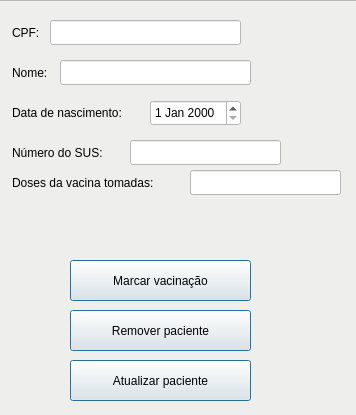
<?xml version="1.0" encoding="UTF-8"?>
<ui version="4.0">
 <class>MainWindow</class>
 <widget class="QMainWindow" name="MainWindow">
  <property name="geometry">
   <rect>
    <x>0</x>
    <y>0</y>
    <width>356</width>
    <height>415</height>
   </rect>
  </property>
  <property name="windowTitle">
   <string>Detalhes do paciente</string>
  </property>
  <widget class="QWidget" name="centralwidget">
   <widget class="QFrame" name="frame">
    <property name="geometry">
     <rect>
      <x>-20</x>
      <y>0</y>
      <width>601</width>
      <height>601</height>
     </rect>
    </property>
    <property name="styleSheet">
     <string notr="true">background-color: rgb(238, 238, 236);</string>
    </property>
    <property name="frameShape">
     <enum>QFrame::StyledPanel</enum>
    </property>
    <property name="frameShadow">
     <enum>QFrame::Raised</enum>
    </property>
    <widget class="QLineEdit" name="cpfTag">
     <property name="geometry">
      <rect>
       <x>30</x>
       <y>20</y>
       <width>41</width>
       <height>25</height>
      </rect>
     </property>
     <property name="text">
      <string>CPF:</string>
     </property>
     <property name="frame">
      <bool>false</bool>
     </property>
     <property name="readOnly">
      <bool>true</bool>
     </property>
    </widget>
    <widget class="QLineEdit" name="nameTag">
     <property name="geometry">
      <rect>
       <x>30</x>
       <y>60</y>
       <width>51</width>
       <height>25</height>
      </rect>
     </property>
     <property name="text">
      <string>Nome:</string>
     </property>
     <property name="frame">
      <bool>false</bool>
     </property>
     <property name="readOnly">
      <bool>true</bool>
     </property>
    </widget>
    <widget class="QLineEdit" name="cpfLineEdit">
     <property name="geometry">
      <rect>
       <x>70</x>
       <y>20</y>
       <width>191</width>
       <height>25</height>
      </rect>
     </property>
     <property name="styleSheet">
      <string notr="true">background-color: rgb(255, 255, 255);</string>
     </property>
    </widget>
    <widget class="QLineEdit" name="nameLineEdit">
     <property name="geometry">
      <rect>
       <x>80</x>
       <y>60</y>
       <width>191</width>
       <height>25</height>
      </rect>
     </property>
     <property name="styleSheet">
      <string notr="true">background-color: rgb(255, 255, 255);</string>
     </property>
    </widget>
    <widget class="QLineEdit" name="bornTag">
     <property name="geometry">
      <rect>
       <x>30</x>
       <y>100</y>
       <width>141</width>
       <height>25</height>
      </rect>
     </property>
     <property name="text">
      <string>Data de nascimento:</string>
     </property>
     <property name="frame">
      <bool>false</bool>
     </property>
     <property name="readOnly">
      <bool>true</bool>
     </property>
    </widget>
    <widget class="QPushButton" name="scheduleVaccinationButton">
     <property name="geometry">
      <rect>
       <x>90</x>
       <y>260</y>
       <width>181</width>
       <height>41</height>
      </rect>
     </property>
     <property name="text">
      <string>Marcar vacinação</string>
     </property>
     <property name="default">
      <bool>true</bool>
     </property>
    </widget>
    <widget class="QLineEdit" name="susNumberTag">
     <property name="geometry">
      <rect>
       <x>30</x>
       <y>140</y>
       <width>121</width>
       <height>25</height>
      </rect>
     </property>
     <property name="text">
      <string>Número do SUS:</string>
     </property>
     <property name="frame">
      <bool>false</bool>
     </property>
     <property name="readOnly">
      <bool>true</bool>
     </property>
    </widget>
    <widget class="QLineEdit" name="numberSUS_lineEdit">
     <property name="geometry">
      <rect>
       <x>150</x>
       <y>140</y>
       <width>151</width>
       <height>25</height>
      </rect>
     </property>
     <property name="styleSheet">
      <string notr="true">background-color: rgb(255, 255, 255);</string>
     </property>
    </widget>
    <widget class="QDateEdit" name="dateEdit">
     <property name="geometry">
      <rect>
       <x>170</x>
       <y>100</y>
       <width>91</width>
       <height>26</height>
      </rect>
     </property>
     <property name="styleSheet">
      <string notr="true">background-color: rgb(255, 255, 255);</string>
     </property>
    </widget>
    <widget class="QLineEdit" name="dosesTakenTag">
     <property name="geometry">
      <rect>
       <x>30</x>
       <y>170</y>
       <width>181</width>
       <height>25</height>
      </rect>
     </property>
     <property name="text">
      <string>Doses da vacina tomadas:</string>
     </property>
     <property name="frame">
      <bool>false</bool>
     </property>
     <property name="readOnly">
      <bool>true</bool>
     </property>
    </widget>
    <widget class="QLineEdit" name="dosesTakenLineEdit">
     <property name="geometry">
      <rect>
       <x>210</x>
       <y>170</y>
       <width>151</width>
       <height>25</height>
      </rect>
     </property>
     <property name="styleSheet">
      <string notr="true">background-color: rgb(255, 255, 255);</string>
     </property>
    </widget>
    <widget class="QPushButton" name="removePatientButton">
     <property name="geometry">
      <rect>
       <x>90</x>
       <y>310</y>
       <width>181</width>
       <height>41</height>
      </rect>
     </property>
     <property name="text">
      <string>Remover paciente</string>
     </property>
     <property name="default">
      <bool>true</bool>
     </property>
    </widget>
    <widget class="QPushButton" name="updatePatientButton">
     <property name="geometry">
      <rect>
       <x>90</x>
       <y>360</y>
       <width>181</width>
       <height>41</height>
      </rect>
     </property>
     <property name="text">
      <string>Atualizar paciente</string>
     </property>
     <property name="default">
      <bool>true</bool>
     </property>
    </widget>
   </widget>
  </widget>
 </widget>
 <resources/>
 <connections/>
</ui>
